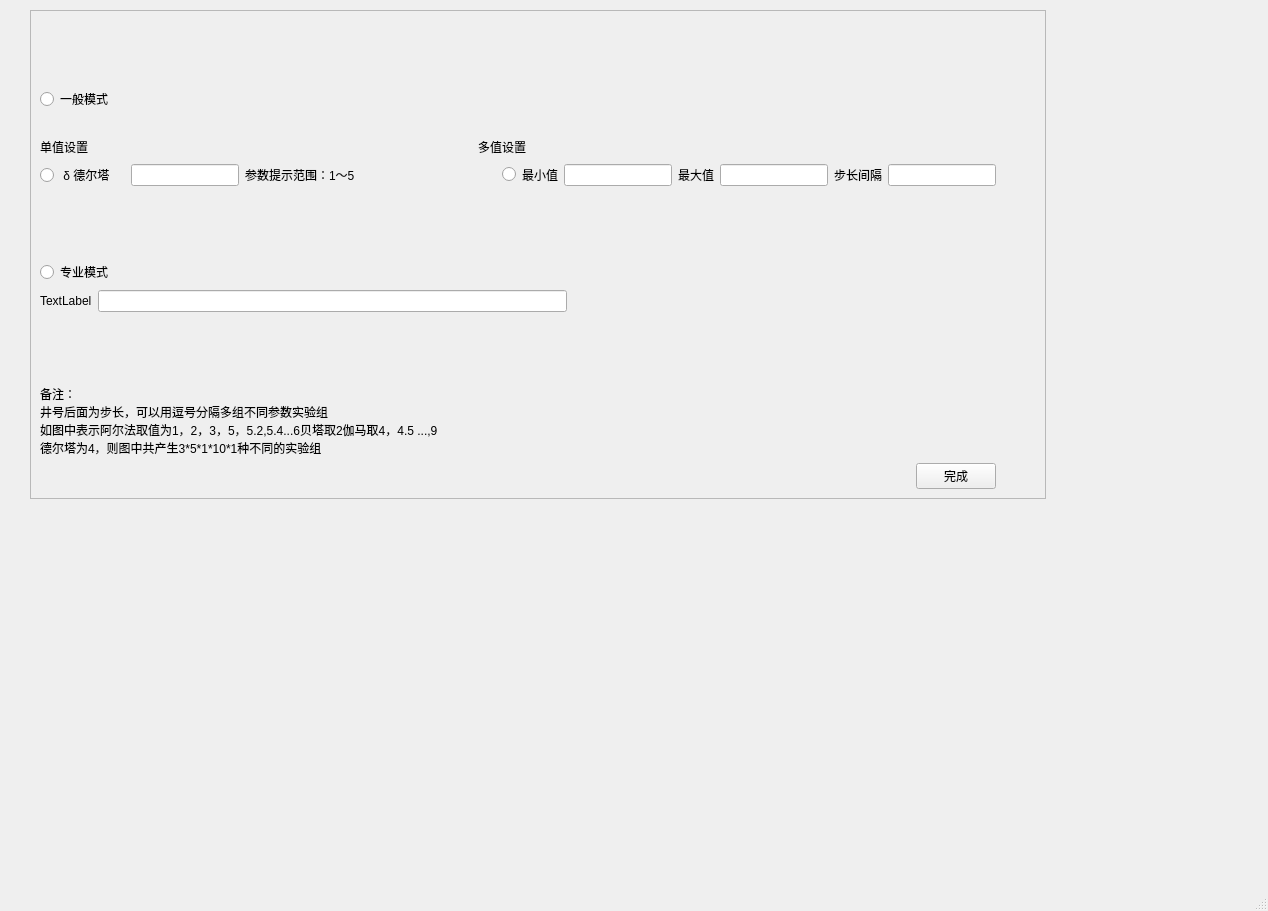
<?xml version="1.0" encoding="UTF-8"?>
<ui version="4.0">
 <class>MainWindow</class>
 <widget class="QMainWindow" name="MainWindow">
  <property name="geometry">
   <rect>
    <x>0</x>
    <y>0</y>
    <width>1268</width>
    <height>911</height>
   </rect>
  </property>
  <property name="windowTitle">
   <string>MainWindow</string>
  </property>
  <widget class="QWidget" name="centralwidget">
   <widget class="QFrame" name="frame">
    <property name="geometry">
     <rect>
      <x>30</x>
      <y>10</y>
      <width>1016</width>
      <height>489</height>
     </rect>
    </property>
    <property name="frameShape">
     <enum>QFrame::StyledPanel</enum>
    </property>
    <property name="frameShadow">
     <enum>QFrame::Raised</enum>
    </property>
    <layout class="QVBoxLayout" name="verticalLayout">
     <item>
      <spacer name="verticalSpacer_2">
       <property name="orientation">
        <enum>Qt::Vertical</enum>
       </property>
       <property name="sizeHint" stdset="0">
        <size>
         <width>20</width>
         <height>40</height>
        </size>
       </property>
      </spacer>
     </item>
     <item>
      <layout class="QHBoxLayout" name="horLayout_general" stretch="0,0">
       <property name="bottomMargin">
        <number>20</number>
       </property>
       <item>
        <widget class="QRadioButton" name="radioButton_general">
         <property name="text">
          <string>一般模式</string>
         </property>
        </widget>
       </item>
       <item>
        <spacer name="horiSpacer_gerneral">
         <property name="orientation">
          <enum>Qt::Horizontal</enum>
         </property>
         <property name="sizeHint" stdset="0">
          <size>
           <width>40</width>
           <height>20</height>
          </size>
         </property>
        </spacer>
       </item>
      </layout>
     </item>
     <item>
      <layout class="QHBoxLayout" name="horSetvalue" stretch="0,0,0,0">
       <property name="leftMargin">
        <number>0</number>
       </property>
       <property name="rightMargin">
        <number>126</number>
       </property>
       <item>
        <widget class="QLabel" name="label_setSingleval">
         <property name="text">
          <string>单值设置</string>
         </property>
        </widget>
       </item>
       <item>
        <spacer name="space_horSetvalue_1">
         <property name="orientation">
          <enum>Qt::Horizontal</enum>
         </property>
         <property name="sizeHint" stdset="0">
          <size>
           <width>40</width>
           <height>20</height>
          </size>
         </property>
        </spacer>
       </item>
       <item>
        <widget class="QLabel" name="label_setMultival">
         <property name="text">
          <string>多值设置</string>
         </property>
        </widget>
       </item>
       <item>
        <spacer name="space_horSetvalue_2">
         <property name="orientation">
          <enum>Qt::Horizontal</enum>
         </property>
         <property name="sizeHint" stdset="0">
          <size>
           <width>96</width>
           <height>20</height>
          </size>
         </property>
        </spacer>
       </item>
      </layout>
     </item>
     <item>
      <layout class="QHBoxLayout" name="horlLayout_generalfather">
       <item>
        <layout class="QHBoxLayout" name="hori_generalmodel" stretch="0,0,1,0,0,0,0,0,0,0,0">
         <item>
          <widget class="QRadioButton" name="radioButton_8">
           <property name="text">
            <string> δ 德尔塔   </string>
           </property>
          </widget>
         </item>
         <item>
          <widget class="QLineEdit" name="lineEdit_13"/>
         </item>
         <item>
          <widget class="QLabel" name="label_18">
           <property name="text">
            <string>参数提示范围：1～5</string>
           </property>
          </widget>
         </item>
         <item>
          <widget class="QRadioButton" name="radioButton_9">
           <property name="text">
            <string/>
           </property>
          </widget>
         </item>
         <item>
          <widget class="QLabel" name="label_12">
           <property name="text">
            <string>最小值</string>
           </property>
          </widget>
         </item>
         <item>
          <widget class="QLineEdit" name="lineEdit_14"/>
         </item>
         <item>
          <widget class="QLabel" name="label_13">
           <property name="text">
            <string>最大值</string>
           </property>
          </widget>
         </item>
         <item>
          <widget class="QLineEdit" name="lineEdit_15"/>
         </item>
         <item>
          <widget class="QLabel" name="label_14">
           <property name="text">
            <string>步长间隔</string>
           </property>
          </widget>
         </item>
         <item>
          <widget class="QLineEdit" name="lineEdit_16"/>
         </item>
         <item>
          <spacer name="horizontalSpacer_11">
           <property name="orientation">
            <enum>Qt::Horizontal</enum>
           </property>
           <property name="sizeHint" stdset="0">
            <size>
             <width>40</width>
             <height>20</height>
            </size>
           </property>
          </spacer>
         </item>
        </layout>
       </item>
      </layout>
     </item>
     <item>
      <spacer name="verticalSpacer">
       <property name="orientation">
        <enum>Qt::Vertical</enum>
       </property>
       <property name="sizeHint" stdset="0">
        <size>
         <width>20</width>
         <height>40</height>
        </size>
       </property>
      </spacer>
     </item>
     <item>
      <layout class="QHBoxLayout" name="horLayout_profession">
       <item>
        <widget class="QRadioButton" name="radioButton_profession">
         <property name="text">
          <string>专业模式</string>
         </property>
        </widget>
       </item>
       <item>
        <spacer name="horiSpacer_profession">
         <property name="orientation">
          <enum>Qt::Horizontal</enum>
         </property>
         <property name="sizeHint" stdset="0">
          <size>
           <width>40</width>
           <height>20</height>
          </size>
         </property>
        </spacer>
       </item>
      </layout>
     </item>
     <item>
      <layout class="QHBoxLayout" name="horiLayout_professionfather">
       <item>
        <layout class="QHBoxLayout" name="horLayout_profession_2">
         <item>
          <widget class="QLabel" name="label">
           <property name="text">
            <string>TextLabel</string>
           </property>
          </widget>
         </item>
         <item>
          <widget class="QLineEdit" name="lineEdit"/>
         </item>
         <item>
          <spacer name="horizontalSpacer">
           <property name="orientation">
            <enum>Qt::Horizontal</enum>
           </property>
           <property name="sizeHint" stdset="0">
            <size>
             <width>40</width>
             <height>20</height>
            </size>
           </property>
          </spacer>
         </item>
        </layout>
       </item>
      </layout>
     </item>
     <item>
      <spacer name="verticalSpacer_3">
       <property name="orientation">
        <enum>Qt::Vertical</enum>
       </property>
       <property name="sizeHint" stdset="0">
        <size>
         <width>20</width>
         <height>40</height>
        </size>
       </property>
      </spacer>
     </item>
     <item>
      <layout class="QHBoxLayout" name="horizontalLayout_note">
       <item>
        <widget class="QLabel" name="label_19">
         <property name="text">
          <string>备注：
井号后面为步长，可以用逗号分隔多组不同参数实验组
如图中表示阿尔法取值为1，2，3，5，5.2,5.4...6贝塔取2伽马取4，4.5 ...,9
德尔塔为4，则图中共产生3*5*1*10*1种不同的实验组</string>
         </property>
        </widget>
       </item>
      </layout>
     </item>
     <item>
      <layout class="QHBoxLayout" name="horizontalLayout_finish" stretch="1,0,0">
       <item>
        <spacer name="horizontalSpacer_19">
         <property name="orientation">
          <enum>Qt::Horizontal</enum>
         </property>
         <property name="sizeHint" stdset="0">
          <size>
           <width>40</width>
           <height>20</height>
          </size>
         </property>
        </spacer>
       </item>
       <item>
        <widget class="QPushButton" name="pushButton">
         <property name="text">
          <string>完成</string>
         </property>
        </widget>
       </item>
       <item>
        <spacer name="horizontalSpacer_20">
         <property name="orientation">
          <enum>Qt::Horizontal</enum>
         </property>
         <property name="sizeHint" stdset="0">
          <size>
           <width>40</width>
           <height>20</height>
          </size>
         </property>
        </spacer>
       </item>
      </layout>
     </item>
    </layout>
   </widget>
  </widget>
  <widget class="QMenuBar" name="menubar">
   <property name="geometry">
    <rect>
     <x>0</x>
     <y>0</y>
     <width>1268</width>
     <height>42</height>
    </rect>
   </property>
  </widget>
  <widget class="QStatusBar" name="statusbar"/>
 </widget>
 <resources/>
 <connections/>
</ui>
